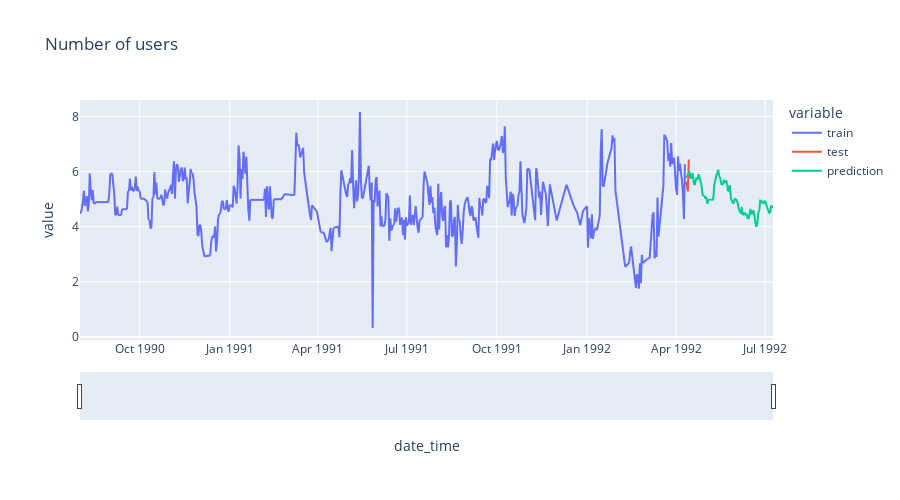

Here is the notebook cell this chart was saved with:
### Code cell
# Interactive plot of predictions
# ==============================================================================
data_plot = pd.DataFrame(
    {"train": data_train["y"], "test": data_test["y"], "prediction": predictions,}
)
data_plot.index.name = "date_time"

fig = px.line(
    data_frame=data_plot.reset_index(),
    x="date_time",
    y=data_plot.columns,
    title="Number of users",
    width=900,
    height=500,
)

fig.update_xaxes(rangeslider_visible=True)
fig.show()

### Figure 1 — Plotly figure (JSON) as saved in the notebook; plotly's stock layout.template omitted (floating-point values rounded to 4 significant figures; data arrays with more than 128 entries replaced by an {"elided": "..."} marker saying what was removed)
{"data": [{"hovertemplate": "variable=train<br>date_time=%{x}<br>value=%{y}<extra></extra>", "legendgroup": "train", "line": {"color": "#636efa", "dash": "solid"}, "mode": "lines", "name": "train", "showlegend": true, "type": "scattergl", "x": {"elided": "709 str values"}, "xaxis": "x", "y": {"elided": "709 float values"}, "yaxis": "y"}, {"hovertemplate": "variable=test<br>date_time=%{x}<br>value=%{y}<extra></extra>", "legendgroup": "test", "line": {"color": "#EF553B", "dash": "solid"}, "mode": "lines", "name": "test", "showlegend": true, "type": "scattergl", "x": {"elided": "709 str values"}, "xaxis": "x", "y": {"elided": "709 float values"}, "yaxis": "y"}, {"hovertemplate": "variable=prediction<br>date_time=%{x}<br>value=%{y}<extra></extra>", "legendgroup": "prediction", "line": {"color": "#00cc96", "dash": "solid"}, "mode": "lines", "name": "prediction", "showlegend": true, "type": "scattergl", "x": {"elided": "709 str values"}, "xaxis": "x", "y": {"elided": "709 float values"}, "yaxis": "y"}], "layout": {"height": 500, "legend": {"title": {"text": "variable"}, "tracegroupgap": 0}, "title": {"text": "Number of users"}, "width": 900, "xaxis": {"anchor": "y", "domain": [0, 1], "rangeslider": {"visible": true}, "title": {"text": "date_time"}}, "yaxis": {"anchor": "x", "domain": [0, 1], "title": {"text": "value"}}}}
